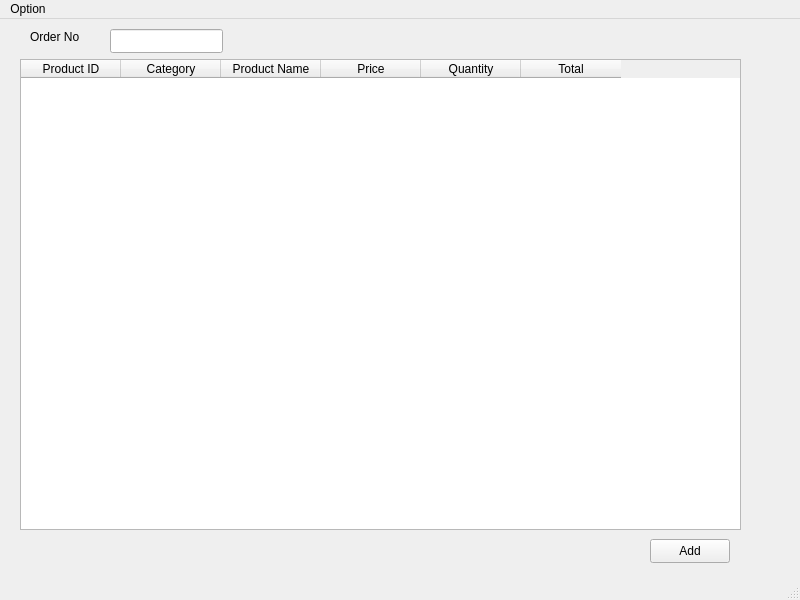
<?xml version="1.0" encoding="UTF-8"?>
<ui version="4.0">
 <class>MainWindow</class>
 <widget class="QMainWindow" name="MainWindow">
  <property name="geometry">
   <rect>
    <x>0</x>
    <y>0</y>
    <width>800</width>
    <height>600</height>
   </rect>
  </property>
  <property name="windowTitle">
   <string>MainWindow</string>
  </property>
  <widget class="QWidget" name="centralwidget">
   <widget class="QTableWidget" name="tableWidget">
    <property name="geometry">
     <rect>
      <x>20</x>
      <y>40</y>
      <width>721</width>
      <height>471</height>
     </rect>
    </property>
    <column>
     <property name="text">
      <string>Product ID</string>
     </property>
    </column>
    <column>
     <property name="text">
      <string>Category</string>
     </property>
    </column>
    <column>
     <property name="text">
      <string>Product Name</string>
     </property>
    </column>
    <column>
     <property name="text">
      <string>Price</string>
     </property>
    </column>
    <column>
     <property name="text">
      <string>Quantity</string>
     </property>
    </column>
    <column>
     <property name="text">
      <string>Total</string>
     </property>
    </column>
   </widget>
   <widget class="QPushButton" name="pushButton">
    <property name="geometry">
     <rect>
      <x>650</x>
      <y>520</y>
      <width>80</width>
      <height>24</height>
     </rect>
    </property>
    <property name="text">
     <string>Add</string>
    </property>
   </widget>
   <widget class="QLabel" name="label">
    <property name="geometry">
     <rect>
      <x>30</x>
      <y>10</y>
      <width>51</width>
      <height>16</height>
     </rect>
    </property>
    <property name="text">
     <string>Order No</string>
    </property>
   </widget>
   <widget class="QLineEdit" name="lineEdit">
    <property name="geometry">
     <rect>
      <x>110</x>
      <y>10</y>
      <width>113</width>
      <height>24</height>
     </rect>
    </property>
   </widget>
  </widget>
  <widget class="QMenuBar" name="menubar">
   <property name="geometry">
    <rect>
     <x>0</x>
     <y>0</y>
     <width>800</width>
     <height>21</height>
    </rect>
   </property>
   <widget class="QMenu" name="menuOption">
    <property name="title">
     <string>Option</string>
    </property>
    <addaction name="actionAdd"/>
   </widget>
   <addaction name="menuOption"/>
  </widget>
  <widget class="QStatusBar" name="statusbar"/>
  <action name="actionAdd">
   <property name="text">
    <string>Add</string>
   </property>
  </action>
 </widget>
 <resources/>
 <connections/>
</ui>
